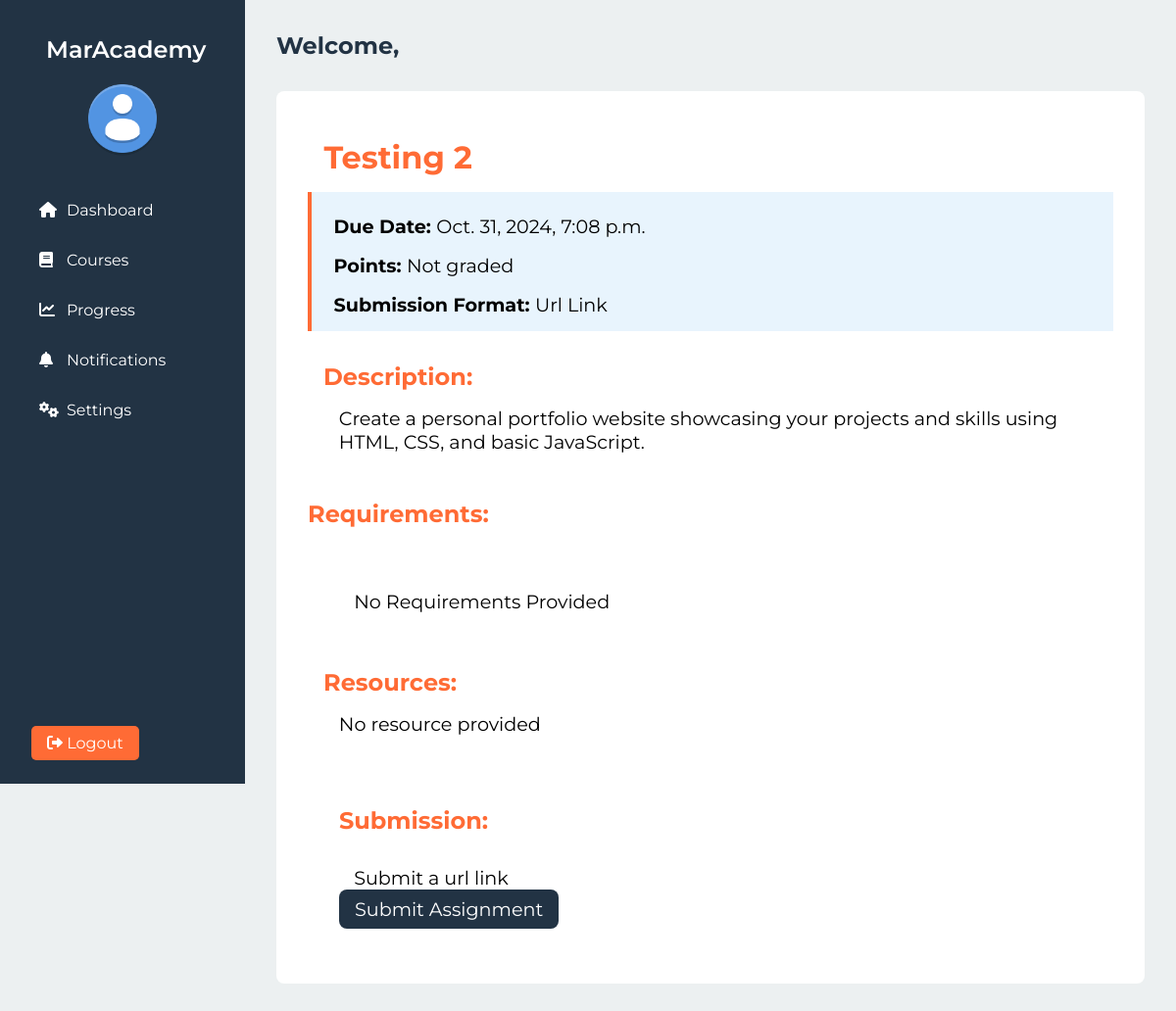
Page /assignment/3/ on the earlier database version.
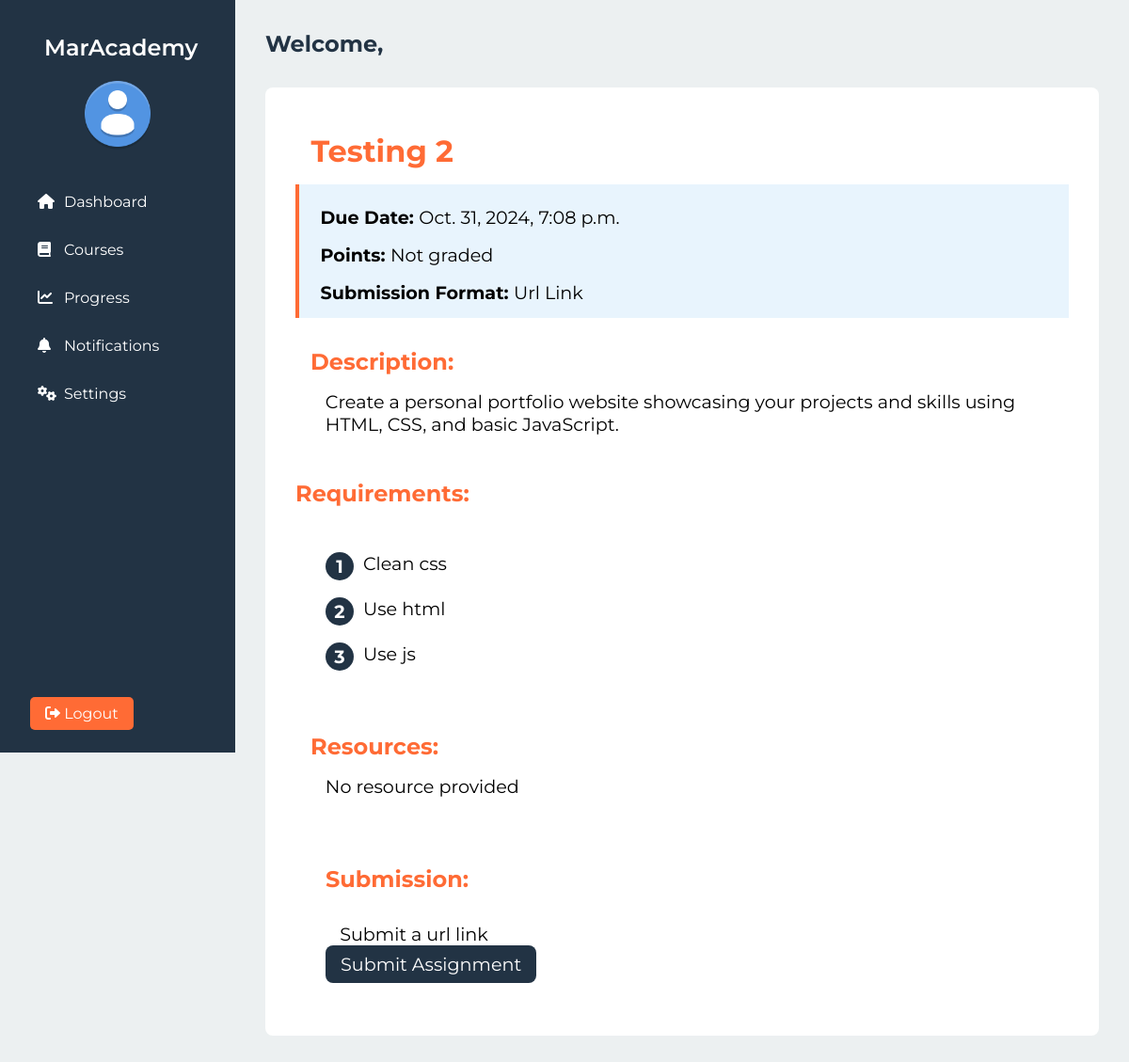
Same page on the later database version.
### courses/models.py (models this page shows)
class AssignmentRequirement(models.Model):
    assignment = models.ForeignKey(Assignment, related_name='requirements', on_delete=models.CASCADE)
    requirement_text = models.CharField(max_length=1000, null=True)  # each requirement as a text field
    def __str__(self):
        return f"{self.requirement_text}"

### assignments/views.py (the view)
# urls.py: path("assignment/<int:assignment_id>/", assignment, name="assignment"),
def assignment(request, assignment_id):
    assignment = get_object_or_404(Assignment, pk=assignment_id )
    requirements = AssignmentRequirement.objects.filter(assignment=assignment)
    resources = AssignmentResources.objects.filter(assignment=assignment)
    return render(request, "assignment.html", {'assignment':assignment,
                                               'requirements': requirements,
                                                 "resources": resources})

### assignments/templates/assignment.html
{% extends 'ourusers/base.html' %} {% load static %} {% block extra_css %}
<link rel="stylesheet" href="{% static 'css/assignment.css' %}" />
{% endblock %} {% block content %}
<div class="assignment-container">
    <div class="assignment">
        <div class="assignment-title">
        <h2>{{assignment.title}}</h2>
        <div class="assignment-info">
            <p><span>Due Date: </span>{{assignment.due_date}}</p>
            <p><span>Points: </span>{{assignment.points}}</p>
            <p><span>Submission Format: </span>{{assignment.submission}}</p>
        </div>
        <div class="assignment-description">
            <h3>Description:</h3>
            <p>{{assignment.description}}<p>
        </div>
             <div class="assignment-requirements">
                <h3>Requirements:</h3>
                <ol class="assignment-steps">
                    {% if requirements %}
                        {% for requirement in requirements %}
                        <li>{{requirement}}</li>
                        {% endfor %}
                    {% else %}
                    <p>No Requirements Provided</p>
                    {% endif %}
                </ol>
             </div>
             <div class="resourses">
                <h3>Resources:</h3>
                <ul>
                {% if recources %}
                    {% for resource in resources %}
                    <li><a href="{{resource.resource_url}}">{{resource.text}}</a></li>
                    {% endfor %}
                {% else %}
                    <p>No resource provided</p>
                {% endif %}
                </ul>
            </div>
             <div class="submission">
                <h3>Submission:</h3>
                <p>Submit a url link</p>
                <a href="{% url 'submission' assignment.pk %}">Submit Assignment</a>
             </div>
        </div>
    </div>
</div>
{% endblock %}

Differences in the rows shown:
added AssignmentRequirement: requirement_text "Clean css"
added AssignmentRequirement: requirement_text "Use html"
added AssignmentRequirement: requirement_text "Use js"
Other differences:
text no longer shown: "No Requirements Provided"
